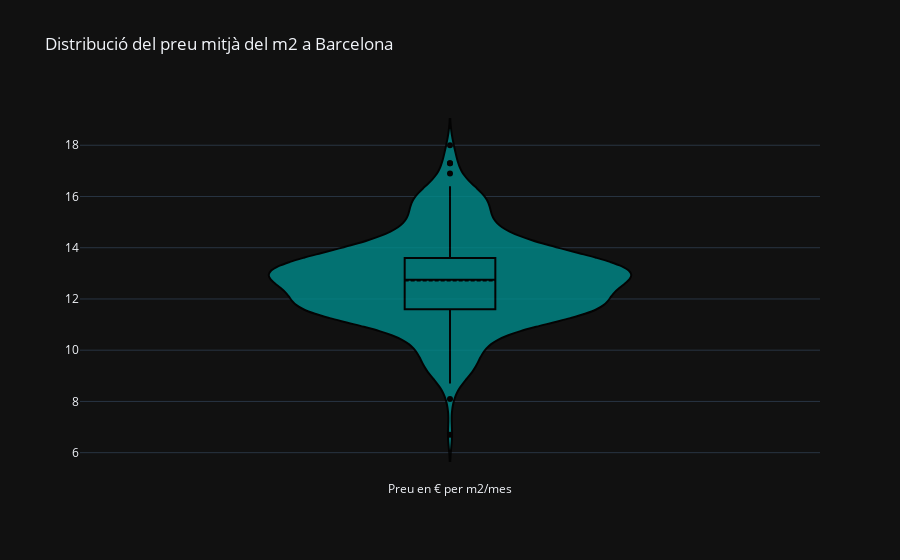

The code cell stored with this chart in its notebook:
### Code cell
# Una variable numèrica (preu)
import seaborn as sns
import matplotlib.pyplot as plt
import plotly.graph_objects as go

# He escollit la figura del violí per visualitzar de forma interactiva els valors que obtenim amb la funció .describe(), i aixi veure gràficament la distribució del preu mitjà del m2/mes als diferents districtes, tmb podem veure la resta de valors i el seu kde(kernel density estimation).

fig = go.Figure(data=go.Violin(
    y=data.loc[data.Lloguer_mitja == 'Lloguer mitjà per superfície (Euros/m2 mes)']['Preu'],
    box_visible=True,
    line_color='black',
    meanline_visible=True,
    fillcolor='darkcyan',
    opacity=0.8,
    x0='Preu en € per m2/mes'
))

fig.update_layout(
    title="Distribució del preu mitjà del m2 a Barcelona",
    xaxis_title="",
    yaxis_title="",
    yaxis_zeroline=False
)
plt.savefig("distribucio_preu_mitja.png", dpi=300)  

fig.show()

### Figure 1 — Plotly figure (JSON) as saved in the notebook; plotly's stock layout.template omitted (floating-point values rounded to 4 significant figures; data arrays with more than 128 entries replaced by an {"elided": "..."} marker saying what was removed)
{"data": [{"box": {"visible": true}, "fillcolor": "darkcyan", "line": {"color": "black"}, "meanline": {"visible": true}, "opacity": 0.8, "x0": "Preu en € per m2/mes", "y": {"elided": "270 float values"}, "type": "violin"}], "layout": {"yaxis": {"title": {"text": ""}, "zeroline": false}, "title": {"text": "Distribució del preu mitjà del m2 a Barcelona"}, "xaxis": {"title": {"text": ""}}}}
